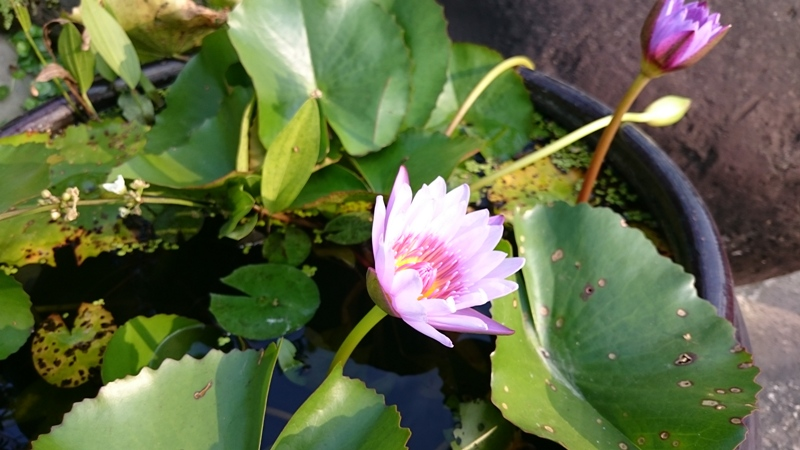
#> input picture opencv課程/綠色改成黃色/sample.jpg, 800 x 450 px, given in place of the camera
$ python 41_Hue_Range_Detection_for_Selected_Color.py
#> lines starting #> are read from the running program, lines starting #| are printed output that depends on the picture; after the words box and inside, x2 and y2 are one past the last pixel; in counts of white or black regions, pixels touching at a corner belong together
import cv2
import numpy as np

cap = cv2.VideoCapture(0)

def nothing(x):
	pass

finishedColorSelection = False
TH1=100
TH2=140

def mouseCallback(event,x,y,flags,param):
    global finishedColorSelection, TH1, TH2
    if event == cv2.EVENT_LBUTTONDOWN:
        finishedColorSelection = True
        print(TH1, TH2)


cv2.namedWindow('mask')
cv2.createTrackbar('TH1', 'mask', 100, 255, nothing)
cv2.createTrackbar('TH2', 'mask', 140, 255, nothing)

cv2.setMouseCallback('mask', mouseCallback)

# Preprocess for Color Selection
while(1):
    #global finishedColorSelection
    # Take each frame
    ret, frame = cap.read()
#> frame is the input picture: shape (450, 800, 3); mean B, G, R 69.7, 105.1, 95.9
    frame = cv2.flip(frame, 1)
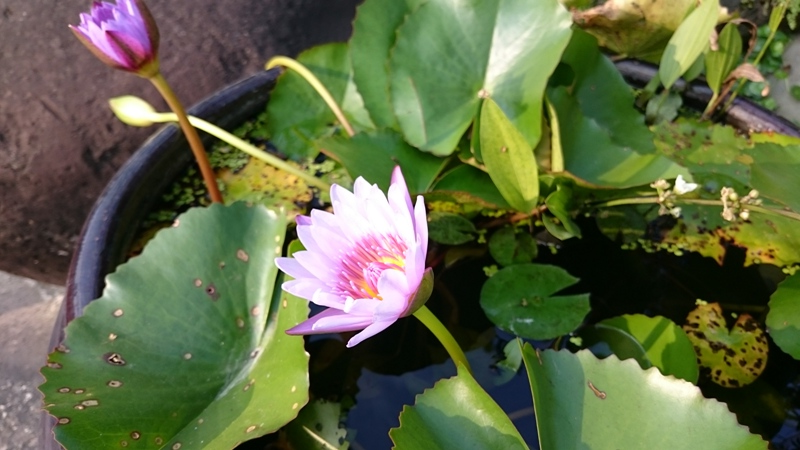
#> frame: shape (450, 800, 3); mean B, G, R 69.7, 105.1, 95.9
    cv2.imshow('frame', frame)

    # Convert BGR to HSV
    hsv = cv2.cvtColor(frame, cv2.COLOR_BGR2HSV)
#> hsv: shape (450, 800, 3); mean H, S, V 59, 127, 113.2

    # define Hue range of selected color in HSV
    TH1 = cv2.getTrackbarPos('TH1', 'mask')
    TH2 = cv2.getTrackbarPos('TH2', 'mask')
    lower_Hue = np.array([TH1, 50, 50], dtype=np.uint8)
    upper_Hue = np.array([TH2,255,255], dtype=np.uint8)
    # Threshold the HSV image to get only selected colors
    mask = cv2.inRange(hsv, lower_Hue, upper_Hue)
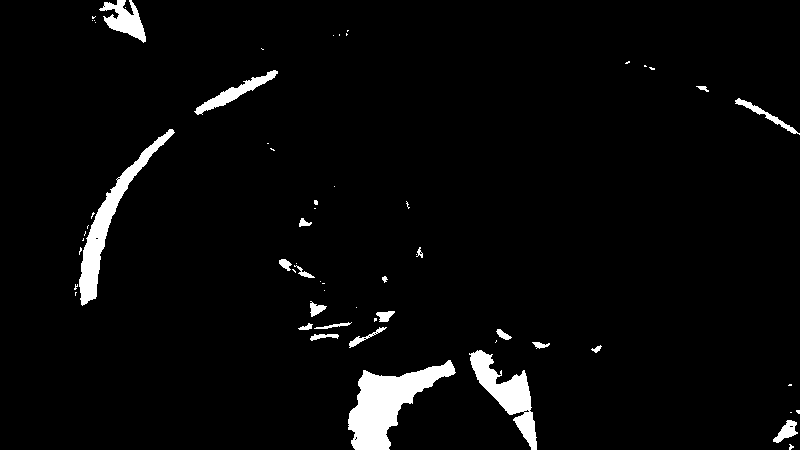
#> mask: shape (450, 800); 3.7% white; 61 white regions (39 under 20 px), largest, box (x1, y1, x2, y2) and area: (348, 360, 456, 450) 4231, (79, 129, 175, 306) 2710, (469, 350, 537, 450) 2370

    # apply a series of erosions and dilations to the mask
    # using an elliptical kernel
    kernel = cv2.getStructuringElement(cv2.MORPH_ELLIPSE, (11, 11))
    mask = cv2.erode(mask, kernel, iterations = 2)
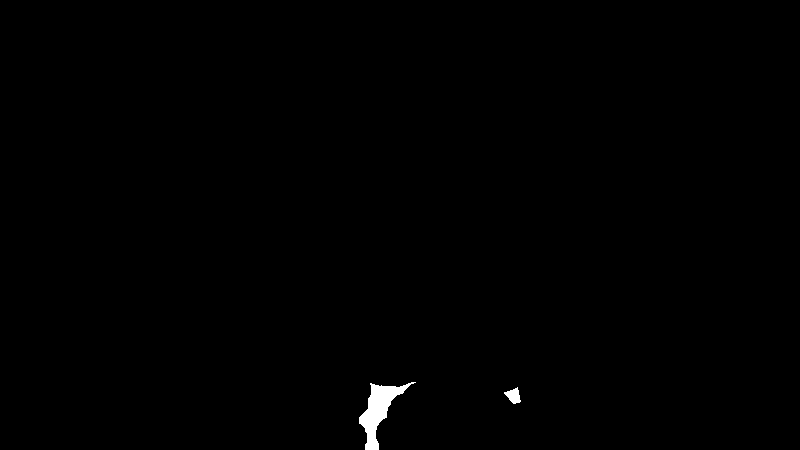
#> mask: shape (450, 800); 0.42% white; 2 white regions, box (x1, y1, x2, y2) and area: (359, 382, 416, 450) 1335, (504, 387, 521, 404) 167
    mask = cv2.dilate(mask, kernel, iterations = 2)
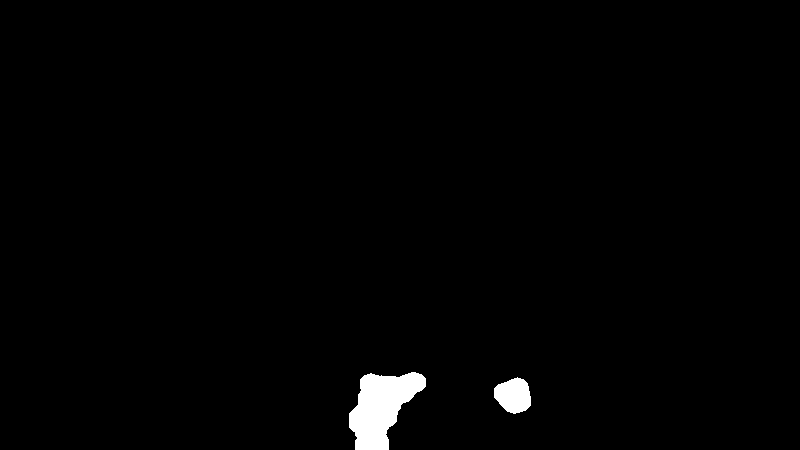
#> mask: shape (450, 800); 1.3% white; 2 white regions, box (x1, y1, x2, y2) and area: (349, 372, 426, 450) 3597, (494, 377, 531, 414) 1005
    cv2.imshow('mask', mask)

    k = cv2.waitKey(5) & 0xFF
#> (key Esc is pressed here)
    if k == 27 or finishedColorSelection == True:
        break
